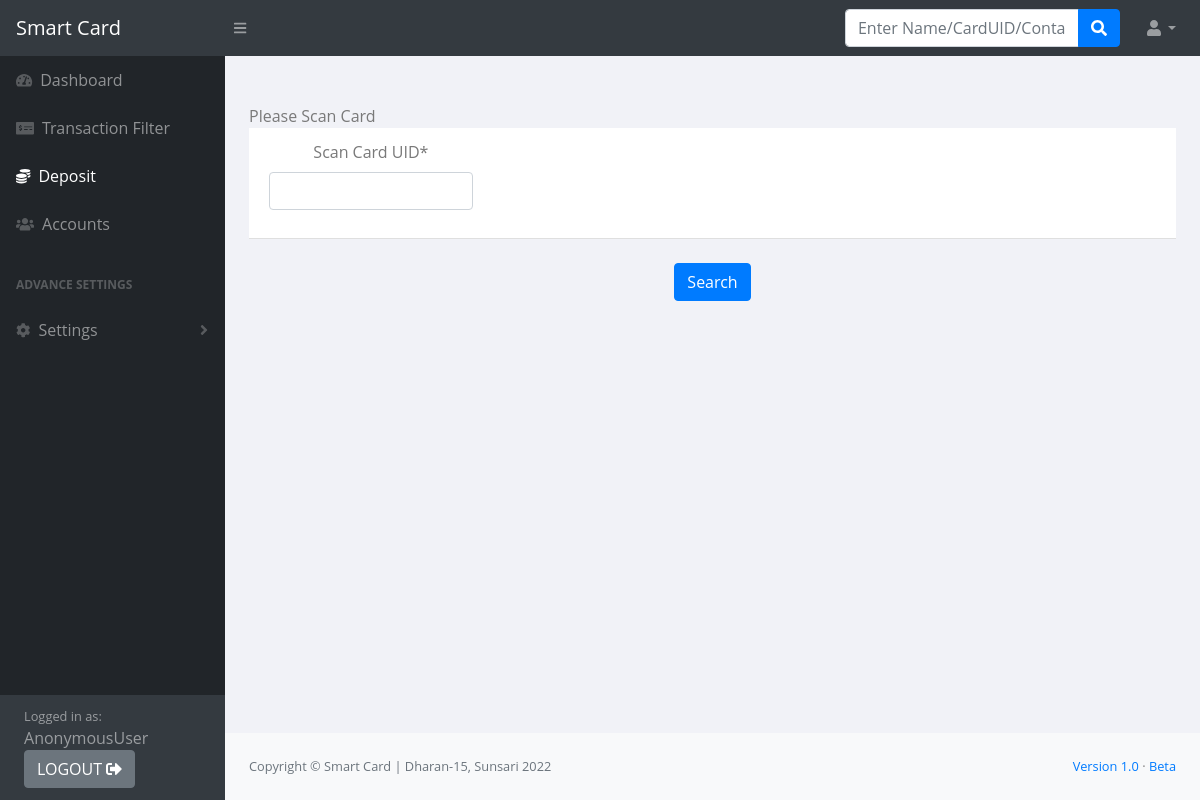
Page /account/help-deposit on the committed database.
### account/models.py (models this page shows)
class Settings(models.Model):
    organization_name = models.CharField(max_length=200)
    organization_address = models.CharField(max_length=200)
    toll_amount = models.DecimalField(max_digits=10,decimal_places=2,default=0)

### account/views.py (the view, shortened to what this page needs)
# urls.py: path('account/help-deposit',views.help_deposit,name='help-deposit'),
def help_deposit(request):
    search_form = SearchForm()
    card_uid = request.GET.get('card_uid')
    context = {
        'deposit_page':True,
        'search_form':search_form,
    }
    return render(request,'account/help_deposit.html',context)

### account/forms.py
class SearchForm(forms.Form):
    card_uid = forms.CharField(widget=forms.TextInput(attrs={'autofocus': 'autofocus'}),label='Scan Card UID', max_length=10)

### account/context_processors.py (called while the page is built)
def get_context(request):
    settings_object,created = Settings.objects.get_or_create(id=1,defaults={'organization_name':'SMART CARD NEPAL','organization_address':'Dharan,Sunsari','toll_amount':100})
    context = {
        'settings':settings_object
    }
    return context

### account/templates/account/help_deposit.html (shortened to what this page needs)
{%extends 'base.html' %}
{% load crispy_forms_tags %}
{%block content %}
<div class="mt-5">
Please Scan Card
<div class="text-center">
    <form action="" >
        <ul class="list-group list-group-flush">
            <li class="list-group-item">
                <div class="row">
                    {%for form_fields in search_form%}
                    <div class="col-lg-3">
                      {{form_fields | as_crispy_field}}
                    </div>
                    {%endfor%}
                  </div>
            </li>
        <br>
        </ul>
        <button class="btn btn-primary">Search</button>
    </form>
</div>
</div>
{%endblock%}

### templates/base.html (shortened to what this page needs)
{% load static %}
<!DOCTYPE html>
<html lang="en">
    <head>
        <link href="{% static 'dashboard/css/styles.css' %}" rel="stylesheet" />
        <link rel="stylesheet" href="{% static 'dashboard/css/customcss.css' %}">
    </head>
    <body class="sb-nav-fixed">
        <nav class="sb-topnav navbar navbar-expand navbar-dark bg-dark">
            <a class="navbar-brand" href="{% url 'account:index' %}">{{settings.organization_name}}<br></a>
            <button class="btn btn-link btn-sm order-1 order-lg-0" id="sidebarToggle" href="#"><i class="fas fa-bars"></i></button>
            <form action='{% url 'account:search-account' %}' class=" d-md-inline-block form-inline ml-auto mr-0 mr-md-3 my-2 my-md-0">
                <div class="input-group">
                    <input class="form-control" name='query' type="text" placeholder="Enter Name/CardUID/Contact" {%if index_page %}autofocus{%endif%} aria-label="Search" aria-describedby="basic-addon2" />
                    <div class="input-group-append">
                        <button class="btn btn-primary" type="submit"><i class="fas fa-search"></i></button>
                    </div>
                </div>
            </form>
            <ul class="navbar-nav ml-auto ml-md-0">
                <li class="nav-item dropdown">
                    <a class="nav-link dropdown-toggle" id="userDropdown" href="#" role="button" data-toggle="dropdown" aria-haspopup="true" aria-expanded="false"><i class="fas fa-user fa-fw"></i></a>
                </li>
            </ul>
        </nav>
        <div id="layoutSidenav">
            <div id="layoutSidenav_nav">
                <nav class="sb-sidenav accordion sb-sidenav-dark" id="sidenavAccordion">
                    <div class="sb-sidenav-menu">
                        <div class="nav">
                            <a class="nav-link {%if index_page %} active {%endif%}" href="{% url 'account:index' %}">
                                <div class="sb-nav-link-icon"><i class="fas fa-tachometer-alt "></i></div>
                                Dashboard
                            </a>
                            <a class="nav-link {%if transaction_page %} active {%endif%}" href="{% url 'account:transaction-filter' %}?date_range=today">
                                <div class="sb-nav-link-icon"><i class="fas fa-money-check-alt "></i></div>
                                Transaction Filter
                            </a>
                            <a class="nav-link {%if deposit_page %} active {%endif%}" href="{% url 'account:help-deposit' %}">
                                <div class="sb-nav-link-icon"><i class="fas fa-coins "></i></div>
                                Deposit
                            </a>
                            <a class="nav-link {%if account_page %} active {%endif%}" href="{% url 'account:account-filter' %}">
                                <div class="sb-nav-link-icon"><i class="fas fa-users "></i></div>
                                Accounts
                            </a>
                            <div class="sb-sidenav-menu-heading">Advance Settings</div>
                            <a class="nav-link collapsed {%if settings_page %} active {%endif%}" href="#" data-toggle="collapse" data-target="#collapseLayouts" aria-expanded="false" aria-controls="collapseLayouts">
                                <div class="sb-nav-link-icon"><i class="fas fa-cog"></i></div>
                                Settings
                                <div class="sb-sidenav-collapse-arrow"><i class="fas fa-angle-down"></i></div>
                            </a>
                        </div>
                    </div>
                    <div class="sb-sidenav-footer">
                        <div class="col">
                            <div class="small">Logged in as:</div>
                        {{request.user}}
                        <div>
                            <a class='btn btn-secondary' href="{% url 'account:admin-logout' %}">LOGOUT <i class="fas fa-sign-out-alt"></i></a>
                        </div>
                        </div>
                    </div>
                </nav>
            </div>
            <div id="layoutSidenav_content">
                <main>
                    <div class="container-fluid">
                        {%block content%}
                        {%endblock%}
                   </div>
                </main>
                <footer class="py-4 bg-light mt-auto">
                    <div class="container-fluid">
                        <div class="d-flex align-items-center justify-content-between small">
                            <div class="text-muted">Copyright &copy; {{settings.organization_name}} | {{settings.organization_address}} 2022</div>
                            <div>
                                <a href="#">Version 1.0</a>
                                &middot;
                                <a href="#">Beta</a>
                            </div>
                        </div>
                    </div>
                </footer>
            </div>
        </div>
    </body>
</html>

### static/dashboard/css/customcss.css (style rules this page uses)
body { color: #797979; background: #f1f2f7; font-family: 'Open Sans', sans-serif; padding: 0px !important; margin: 0px !important; text-rendering: optimizeLegibility; -webkit-font-smoothing: antialiased; -moz-font-smoothing: antialiased; }

### rows in the picture
Settings: organization_name "Smart Card", organization_address "Dharan-15, Sunsari"

### other values in the picture
{{ request.user }} "AnonymousUser"
